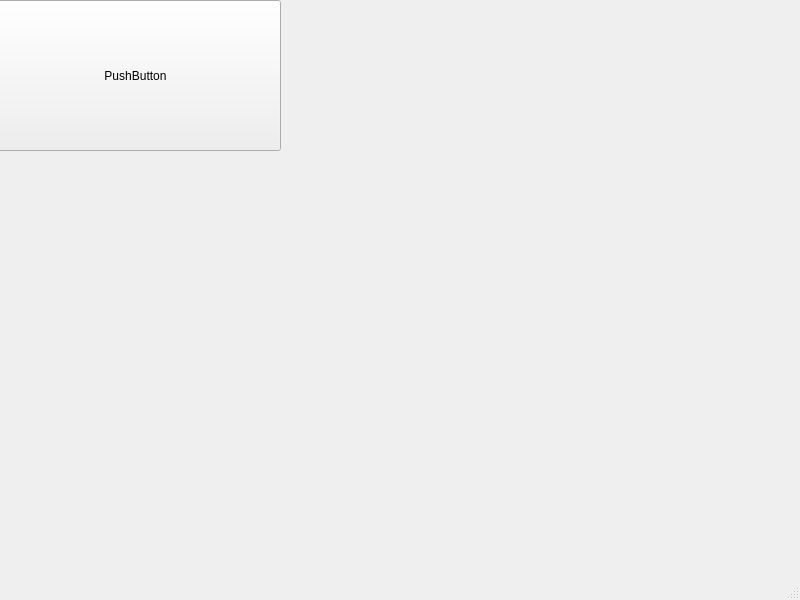
<?xml version="1.0" encoding="UTF-8"?>
<ui version="4.0">
 <class>MainWindow</class>
 <widget class="QMainWindow" name="MainWindow">
  <property name="geometry">
   <rect>
    <x>0</x>
    <y>0</y>
    <width>800</width>
    <height>600</height>
   </rect>
  </property>
  <property name="windowTitle">
   <string>MainWindow</string>
  </property>
  <widget class="QWidget" name="centralwidget">
   <widget class="QPushButton" name="pushButton">
    <property name="geometry">
     <rect>
      <x>-10</x>
      <y>0</y>
      <width>291</width>
      <height>151</height>
     </rect>
    </property>
    <property name="text">
     <string>PushButton</string>
    </property>
   </widget>
  </widget>
  <widget class="QMenuBar" name="menubar">
   <property name="geometry">
    <rect>
     <x>0</x>
     <y>0</y>
     <width>800</width>
     <height>26</height>
    </rect>
   </property>
  </widget>
  <widget class="QStatusBar" name="statusbar"/>
 </widget>
 <resources/>
 <connections/>
</ui>
